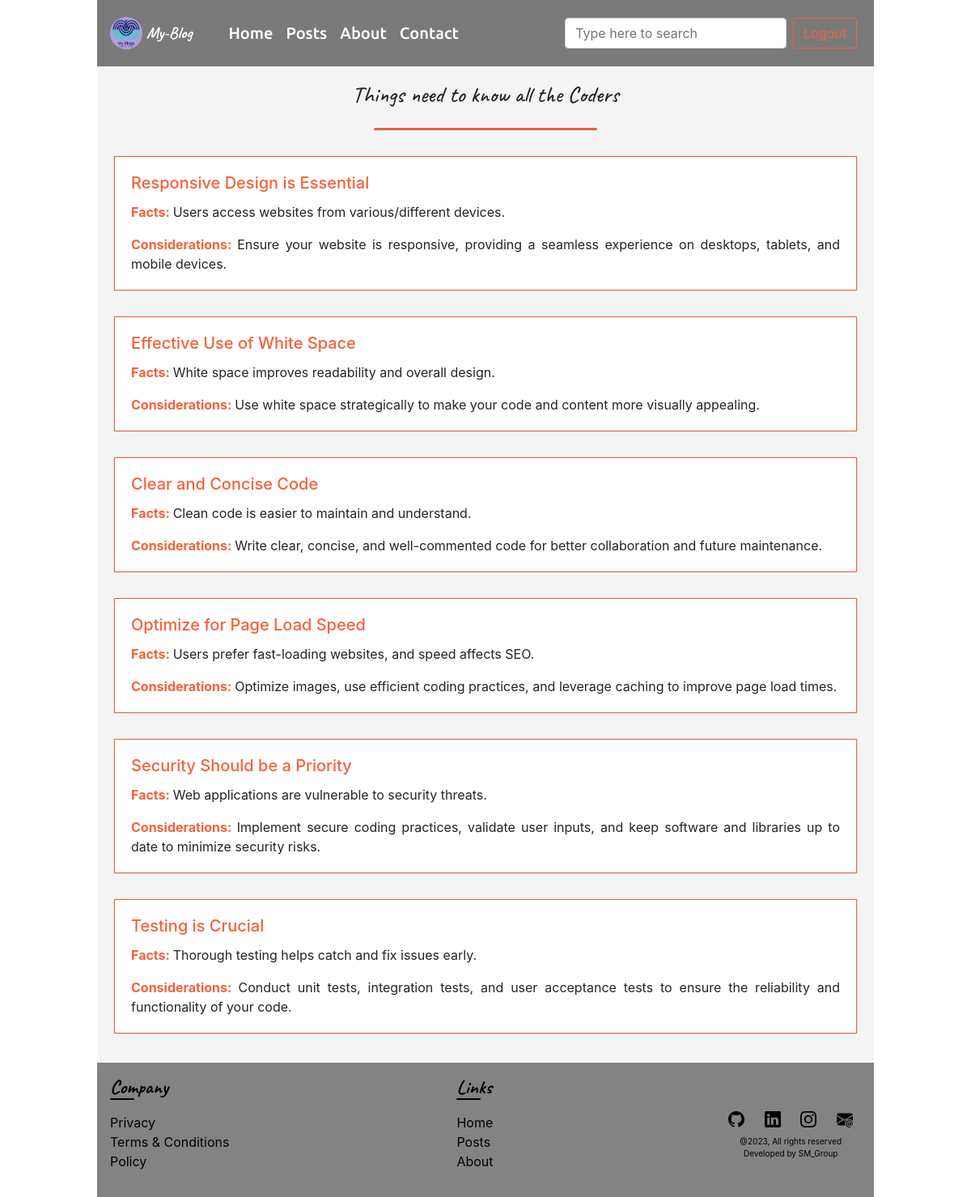
The app's page /fact/facts-need-to-know/ (signed in) with its own data.
### base/models.py (models this page shows, shortened)
class facts(models.Model):
    fact_title = models.CharField(max_length=100)
    fact_fact = models.TextField()
    fact_consideration = models.TextField()
    fact_created = models.DateTimeField(auto_now_add=True)

### base/views.py (the view)
# urls.py: path('fact/facts-need-to-know/', views.allFacts, name="facts"),
@login_required(login_url='login')
def allFacts(request):
    all_facts = facts.objects.all()
    context = {
        'all_facts': all_facts,
    }
    return render(request, 'facts.html', context)

### templates/facts.html (shortened to what this page needs)
{% extends "base.html" %}
{% block content %}
<section class="main-section">
    <div>
        <div class="main-heading">
            <h3>Things need to know all the Coders</h3>
            <hr>
        </div>
        {% for fact in all_facts %}
        <div class="home-card-facts">
            <div class="card-deck display-fact">
                <div class="card">
                    <div class="card-body">
                        <h5 class="card-title">{{fact.fact_title}}</h5>
                        <p class="card-text"><strong>Facts: </strong>{{fact.fact_fact}}</p>
                        <p class="card-text"><strong>Considerations: </strong>{{fact.fact_consideration}}</p>
                    </div>
                </div>
            </div>
        </div>
        {% endfor %}
    </div>
</section>
{% endblock %}

### static/css/style.css (style rules this page uses)
:root { --primary-font: 'ubuntu'; --secondary-font: 'poppins'; --cursive-font: 'caveat'; --orange-color: #f4623a; }
* { list-style-type: none; text-decoration: none !important; }
body { width: 80%; box-sizing: border-box; margin: 0 auto; }
hr { height: 2px; background-color: var(--orange-color); width: 30%; border-radius: 20px; }
.main-heading { font-family: var(--cursive-font); display: flex; flex-direction: column; justify-content: center; align-items: center; font-weight: bold; }
.card { margin: 15px 0 !important; }
.card-body, .card-footer { border: 1px solid var(--orange-color); }
.card-body p { text-align: justify; }
.main-section { min-height: 100vh; padding: 20px; padding-top: 100px; background-color: rgb(245, 244, 244); }
.card-title, .card-title a { color: var(--orange-color) !important; transition: .3s; }
.card-deck { width: 33%; }
.display-fact { width: 100% !important; margin: 0; }
.about-section .first-part h1, strong { color: var(--orange-color); }

### records on screen
facts: fact_title "Responsive Design is Essential", fact_fact "Users access websites from various/different devices.", fact_consideration "Ensure your website is responsive, providing a seamless experience on desktops, tablets, and mobile devices."
facts: fact_title "Effective Use of White Space", fact_fact "White space improves readability and overall design.", fact_consideration "Use white space strategically to make your code and content more visually appealing."
facts: fact_title "Clear and Concise Code", fact_fact "Clean code is easier to maintain and understand.", fact_consideration "Write clear, concise, and well-commented code for better collaboration and future maintenance."
facts: fact_title "Optimize for Page Load Speed", fact_fact "Users prefer fast-loading websites, and speed affects SEO.", fact_consideration "Optimize images, use efficient coding practices, and leverage caching to improve page load times."
facts: fact_title "Security Should be a Priority", fact_fact "Web applications are vulnerable to security threats.", fact_consideration "Implement secure coding practices, validate user inputs, and keep software and libraries up to date to minimize security risks."
facts: fact_title "Testing is Crucial", fact_fact "Thorough testing helps catch and fix issues early.", fact_consideration "Conduct unit tests, integration tests, and user acceptance tests to ensure the reliability and functionality of your code."
